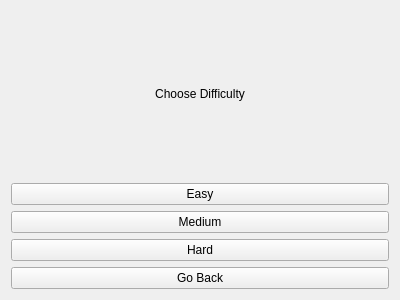
<ui version="4.0">
  <class>ChooseGameDificulty</class>
  <widget class="QWidget" name="ChooseGameDificulty">
    <property name="geometry">
      <rect>
        <x>0</x>
        <y>0</y>
        <width>400</width>
        <height>300</height>
      </rect>
    </property>
    <property name="windowTitle">
      <string>Choose Difficulty</string>
    </property>
    <layout class="QVBoxLayout" name="verticalLayout">
      <item>
        <widget class="QLabel" name="titleLabel">
          <property name="text">
            <string>Choose Difficulty</string>
          </property>
          <property name="alignment">
            <set>Qt::AlignCenter</set>
          </property>
        </widget>
      </item>
      <item>
        <widget class="QPushButton" name="easyButton">
          <property name="text">
            <string>Easy</string>
          </property>
        </widget>
      </item>
      <item>
        <widget class="QPushButton" name="mediumButton">
          <property name="text">
            <string>Medium</string>
          </property>
        </widget>
      </item>
      <item>
        <widget class="QPushButton" name="hardButton">
          <property name="text">
            <string>Hard</string>
          </property>
        </widget>
      </item>
      <item>
        <widget class="QPushButton" name="goBackButton">
          <property name="text">
            <string>Go Back</string>
          </property>
        </widget>
      </item>
    </layout>
  </widget>
  <resources/>
  <connections/>
</ui>
